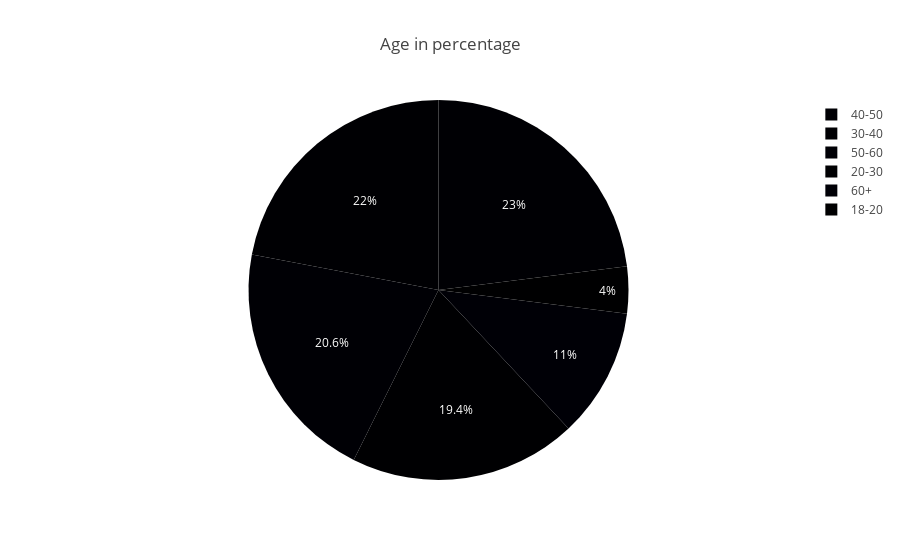

This figure's notebook cell:
### Code cell
fig = px.pie(data, values = [df12, df23, df34, df45, df56, df6], names = ["18-20", "20-30", "30-40", "40-50", "50-60", "60+"], title = "Age in percentage", color = colours)
fig.update_traces(textposition='inside')
fig.update_layout(uniformtext_minsize=12, uniformtext_mode='hide')
fig.show()

### Figure 1 — Plotly figure (JSON) as saved in the notebook; plotly's stock layout.template omitted (floating-point values rounded to 4 significant figures)
{"data": [{"customdata": [["red"], ["blue"], ["green"], ["yellow"], ["purple"], ["orange"]], "domain": {"x": [0.0, 1.0], "y": [0.0, 1.0]}, "hovertemplate": "label=%{label}<br>value=%{value}<br>color=%{customdata[0]}<extra></extra>", "labels": ["18-20", "20-30", "30-40", "40-50", "50-60", "60+"], "legendgroup": "", "marker": {"colors": ["#000001", "#000002", "#000003", "#000004", "#000005", "#000006"]}, "name": "", "showlegend": true, "values": [44, 213, 242, 253, 227, 121], "type": "pie", "textposition": "inside"}], "layout": {"legend": {"tracegroupgap": 0}, "title": {"text": "Age in percentage"}, "uniformtext": {"minsize": 12, "mode": "hide"}}}
